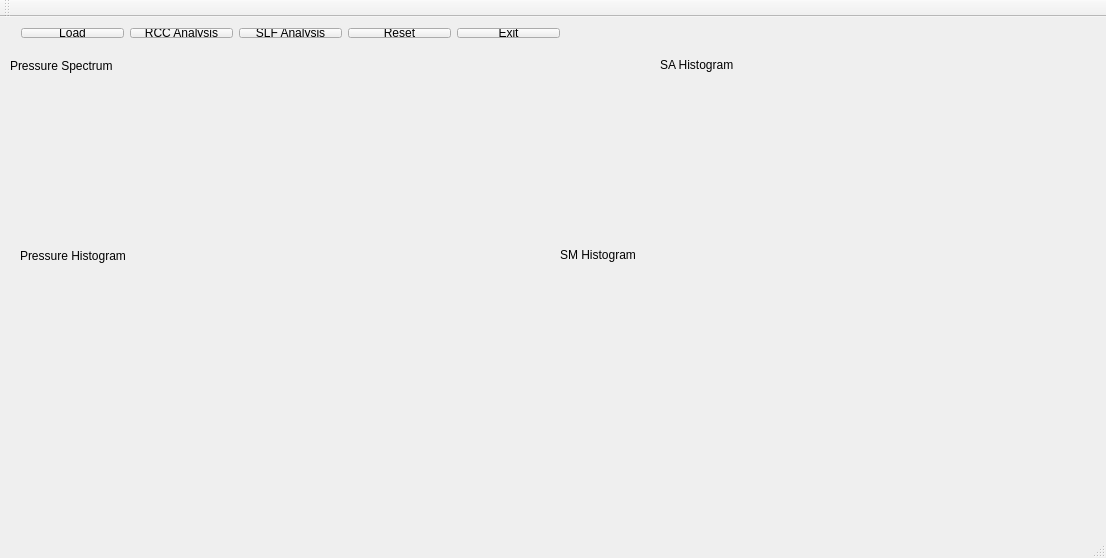
<?xml version="1.0" encoding="UTF-8"?>
<ui version="4.0">
 <class>MainWindow</class>
 <widget class="QMainWindow" name="MainWindow">
  <property name="geometry">
   <rect>
    <x>0</x>
    <y>0</y>
    <width>1106</width>
    <height>558</height>
   </rect>
  </property>
  <property name="windowTitle">
   <string>F-SNKE(R)</string>
  </property>
  <widget class="QWidget" name="centralWidget">
   <widget class="QCustomPlot" name="customPlot" native="true">
    <property name="geometry">
     <rect>
      <x>10</x>
      <y>60</y>
      <width>631</width>
      <height>161</height>
     </rect>
    </property>
    <property name="sizePolicy">
     <sizepolicy hsizetype="Preferred" vsizetype="Preferred">
      <horstretch>0</horstretch>
      <verstretch>0</verstretch>
     </sizepolicy>
    </property>
    <property name="font">
     <font>
      <pointsize>11</pointsize>
      <weight>75</weight>
      <bold>true</bold>
     </font>
    </property>
    <property name="mouseTracking">
     <bool>false</bool>
    </property>
   </widget>
   <widget class="QWidget" name="horizontalLayoutWidget">
    <property name="geometry">
     <rect>
      <x>10</x>
      <y>0</y>
      <width>561</width>
      <height>32</height>
     </rect>
    </property>
    <layout class="QHBoxLayout" name="horizontalLayout">
     <item>
      <widget class="QPushButton" name="LoadButton">
       <property name="text">
        <string>Load</string>
       </property>
       <property name="icon">
        <iconset>
         <normaloff>yellow-open-file-th.png</normaloff>yellow-open-file-th.png</iconset>
       </property>
      </widget>
     </item>
     <item>
      <widget class="QPushButton" name="RCCButton">
       <property name="enabled">
        <bool>true</bool>
       </property>
       <property name="text">
        <string>RCC Analysis</string>
       </property>
      </widget>
     </item>
     <item>
      <widget class="QPushButton" name="SLFButton">
       <property name="enabled">
        <bool>true</bool>
       </property>
       <property name="text">
        <string>SLF Analysis</string>
       </property>
      </widget>
     </item>
     <item>
      <widget class="QPushButton" name="pushButton">
       <property name="text">
        <string>Reset</string>
       </property>
      </widget>
     </item>
     <item>
      <widget class="QPushButton" name="closeButtom">
       <property name="text">
        <string>Exit</string>
       </property>
      </widget>
     </item>
    </layout>
   </widget>
   <widget class="QLabel" name="label">
    <property name="geometry">
     <rect>
      <x>10</x>
      <y>40</y>
      <width>131</width>
      <height>17</height>
     </rect>
    </property>
    <property name="text">
     <string>Pressure Spectrum</string>
    </property>
   </widget>
   <widget class="QCustomPlot" name="HistPressPlot" native="true">
    <property name="geometry">
     <rect>
      <x>10</x>
      <y>250</y>
      <width>531</width>
      <height>191</height>
     </rect>
    </property>
   </widget>
   <widget class="QLabel" name="label_2">
    <property name="geometry">
     <rect>
      <x>20</x>
      <y>230</y>
      <width>151</width>
      <height>17</height>
     </rect>
    </property>
    <property name="text">
     <string>Pressure Histogram</string>
    </property>
   </widget>
   <widget class="QCustomPlot" name="HistRainflow" native="true">
    <property name="geometry">
     <rect>
      <x>660</x>
      <y>60</y>
      <width>401</width>
      <height>161</height>
     </rect>
    </property>
   </widget>
   <widget class="QLabel" name="lbl_rflow">
    <property name="geometry">
     <rect>
      <x>660</x>
      <y>40</y>
      <width>151</width>
      <height>16</height>
     </rect>
    </property>
    <property name="text">
     <string>SA Histogram</string>
    </property>
   </widget>
   <widget class="QCustomPlot" name="HistSmRainflow" native="true">
    <property name="geometry">
     <rect>
      <x>560</x>
      <y>250</y>
      <width>501</width>
      <height>191</height>
     </rect>
    </property>
   </widget>
   <widget class="QLabel" name="lbl_SmRainflow">
    <property name="geometry">
     <rect>
      <x>560</x>
      <y>230</y>
      <width>151</width>
      <height>16</height>
     </rect>
    </property>
    <property name="text">
     <string>SM Histogram</string>
    </property>
   </widget>
  </widget>
  <widget class="QMenuBar" name="menuBar">
   <property name="geometry">
    <rect>
     <x>0</x>
     <y>0</y>
     <width>1106</width>
     <height>22</height>
    </rect>
   </property>
  </widget>
  <widget class="QToolBar" name="mainToolBar">
   <attribute name="toolBarArea">
    <enum>TopToolBarArea</enum>
   </attribute>
   <attribute name="toolBarBreak">
    <bool>false</bool>
   </attribute>
  </widget>
  <widget class="QStatusBar" name="statusBar"/>
  <action name="actionLoad">
   <property name="text">
    <string>Load</string>
   </property>
  </action>
 </widget>
 <layoutdefault spacing="6" margin="11"/>
 <customwidgets>
  <customwidget>
   <class>QCustomPlot</class>
   <extends>QWidget</extends>
   <header>qcustomplot.h</header>
   <container>1</container>
  </customwidget>
 </customwidgets>
 <resources/>
 <connections/>
</ui>
